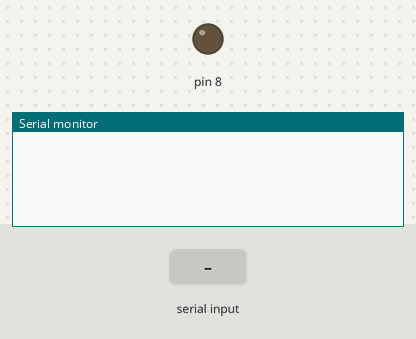
A sketch run on a simulated Arduino Uno, built with avr-gcc and run on an emulated ATmega328P. Shown: output pins drawn as LEDs (lit = HIGH), the last lines printed to the serial monitor. Inputs (shaded band) come from the test bench.

Above: at 1.2 s.
1.3 s: "H" received over Serial
At 2.5 s:
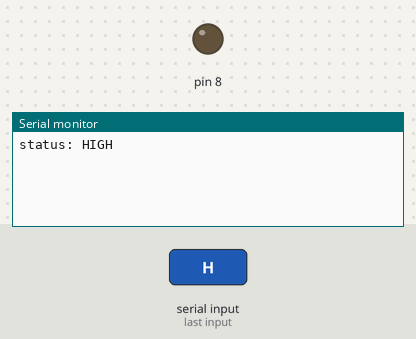
2.8 s: "L" received over Serial
At 3.7 s:
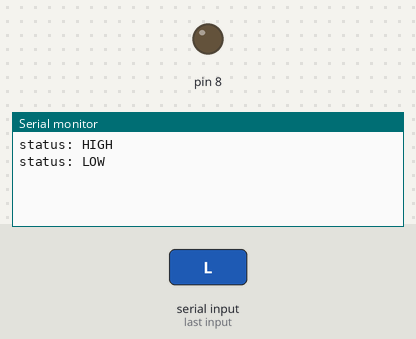

Measured:
- after the input at 1.3 s, the serial monitor: prints a new line at once (image 1)
- after the input at 2.8 s, the serial monitor: prints a new line at once (image 2)

The sketch:

lab2_4.ino
```cpp
int val = 0;
void setup() {
  Serial.begin(9600);
  pinMode(8, OUTPUT);
}
void loop() {
  if (Serial.available() > 0) {
    val = Serial.read();
    if (val=='H') {
      digitalWrite(10,HIGH);
      Serial.println("status: HIGH");
    }
    if (val=='L') {
      digitalWrite(10,LOW);
      Serial.println("status: LOW");
    }
  }
}
```
